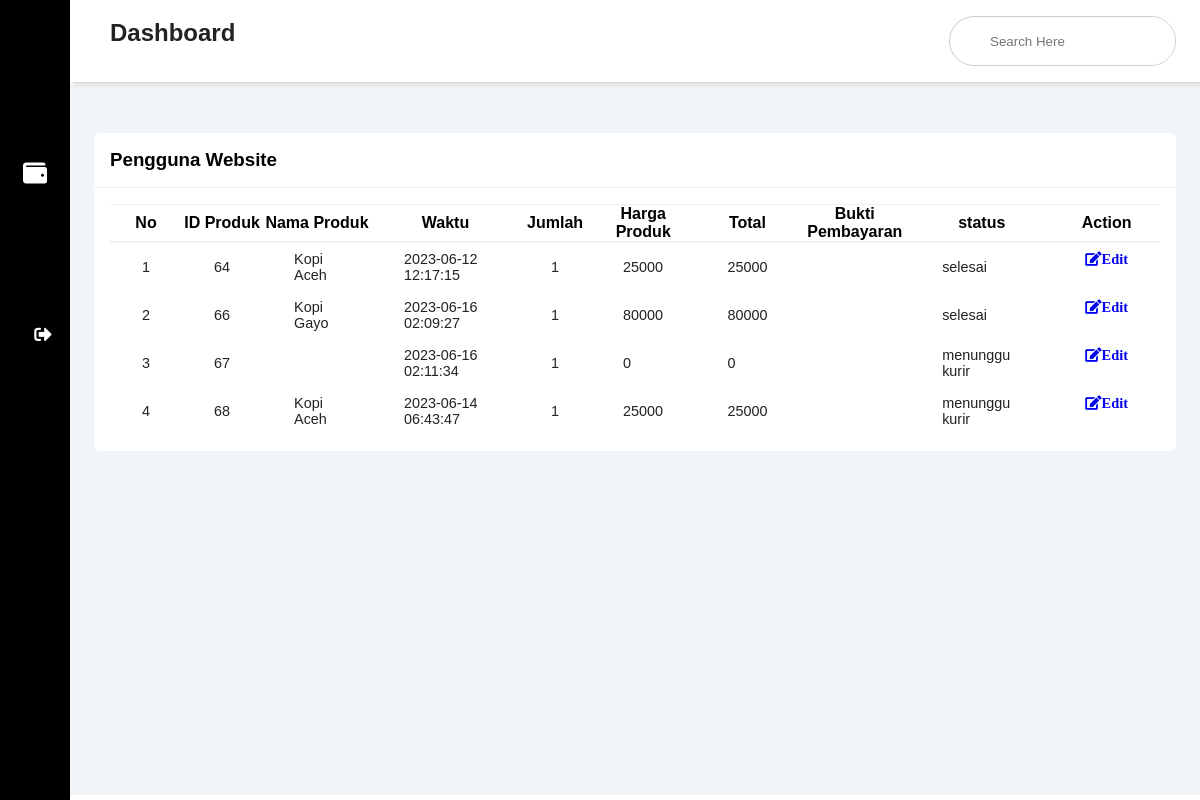
The page /Datatransaksi.php on the database its author committed.
### tables this page shows
CREATE TABLE `tb_keluar` (
  `id_produk` int(11) NOT NULL,
  `nama_produk` varchar(250) NOT NULL,
  `waktu_penjualan` timestamp NOT NULL DEFAULT current_timestamp() ON UPDATE current_timestamp(),
  `jumlah` int(11) NOT NULL,
  `harga_produk` int(11) NOT NULL,
  `harga_total` int(11) NOT NULL,
  `bukti_pembayaran` varchar(100) NOT NULL,
  `status` enum('menunggu bayar','menunggu kurir','batal','sedang dikirim','selesai') NOT NULL
);

### Datatransaksi.php (the view, shortened to what this page needs)
<?php
include 'Koneksi.php';
?>
<!DOCTYPE html>
<html lang="en">
<head>
    <link rel="stylesheet" href="https://maxst.icons8.com/vue-static/landings/line-awesome/line-awesome/1.3.0/css/line-awesome.min.css">
    <link  rel="stylesheet" href="CSS/Adminstyle.css">
    <link rel="stylesheet" href="https://unpkg.com/boxicons@latest/css/boxicons.min.css">
    <link rel="stylesheet" href="https://cdnjs.cloudflare.com/ajax/libs/font-awesome/5.15.4/css/all.min.css" />
</head>
<body>
    <div class="sidebar">
    <div class="sidebar-brand">
    </div>
    <div class="sidebar-menu">
      <ul>
        <li>
          <a href="Penjual.php" class="active">
            <span class="las la-igloo"></span>
            <span>Beranda</span></a>
        </li>
        <li>
          <a href="Pemasukan.php">
            <span class="fas fa-wallet"></span>
            <span>Pemasukan</span></a>
        </li>
        <li>
          <a href="Tambahproduk.php">
            <span class="las la-clipboard-list"></span>
          </a>
        </li>
        <li>
          <a href="Riwayat.php">
            <span class="las la-clipboard-list"></span>
          </a>
        </li>
        <li><a href="Login.php" class="logout">
            <i class="fas fa-sign-out-alt"></i>
          </a></li>
      </ul>
    </div>
  </div>
    <div class="main-content">
        <header>
            <h2>
                <label for="nav-toggle">
                    <span class="las la-bars"></span>
                </label>
                Dashboard
            </h2>
            <div class="search-wrapper">
                <input type="search" placeholder="Search Here" />
            </div>
        </header>
        <main>
            <div class="recent-grid">
                <div class="projects">
                    <div class="card">
                        <div class="card-header">
                            <h3>Pengguna Website</h3>
                        </div>
                        <div class="card-body">
                            <div class="table-responsive">
                                <?php
                                $select = mysqli_query($conn, "SELECT * FROM tb_keluar");
                                ?>
                                <div class="product-display">
                                    <table class="product-display-table">
                                        <thead>
                                            <tr>
                                                <th>No</th>
                                                <th>ID Produk</th>
                                                <th>Nama Produk</th>
                                                <th>Waktu</th>
                                                <th>Jumlah</th>
                                                <th>Harga Produk</th>
                                                <th>Total</th>
                                                <th>Bukti Pembayaran</th>
                                                <th>status</th>
                                                <th>Action</th>
                                            </tr>
                                        </thead>
                                        <?php $nomor = 1; ?>
                                        <?php while ($row = mysqli_fetch_assoc($select)) { ?>
                                            <tr>
                                                <td><?php echo $nomor ?></td>
                                                <td><?php echo $row['id_produk']; ?></td>
                                                <td><?php echo $row['nama_produk']; ?></td>
                                                <td><?php echo $row['waktu_penjualan']; ?></td>
                                                <td><?php echo $row['jumlah']; ?></td>
                                                <td><?php echo $row['harga_produk']; ?></td>
                                                <td><?php echo $row['harga_total']; ?></td>
                                                <td><?php echo $row['bukti_pembayaran']; ?></td>
                                                <td><?php echo $row['status']; ?></td>
                                                <td>
                                                    <a href="Updatestatus.php?edit=<?php echo $row['id_produk']; ?>" class="btn"> <i class="fas fa-edit">Edit</i></a>
                                                </td>
                                            </tr>
                                            <?php $nomor++; ?>
                                        <?php } ?>
                                    </table>
                                </div>
                            </div>
                        </div>
                    </div>
                </div>
            </div>
        </main>
    </div>
</body>
</html>

### CSS/Adminstyle.css (style rules this page uses)
:root { --main-color: #000000; --color-dark: #1D2231; --text-grey: #8390A2; }
* { padding: 0; margin: 0; box-sizing: border-box; list-style-type: none; text-decoration: none; font-family: 'Poppins', sans-serif; }
.sidebar { width: 345px; position: fixed; left: 0; top: 0; height: 100%; background: var(--main-color); z-index: 100; transition: width 300ms; }
.sidebar-brand { height: 90px; padding: 1rem 0rem 1rem 2rem; color: #fff; }
.sidebar-menu { margin-top: 1rem; }
.sidebar-menu li { width: 100%; margin-bottom: 1.7rem; padding-left: 2rem; }
.sidebar-menu a { padding-left: 1rem; display: block; color: #fff; font-size: 1.1rem; }
.sidebar-menu a span:first-child { font-size: 1.5rem; padding-right: 1rem; }
.main-content { transition: margin-left 300ms; margin-left: 345px; }
header { background: #fff; display: flex; justify-content: space-between; padding: 1rem 1.5rem; box-shadow: 2px 2px 5px rgba(0, 0, 0, 0.2); position: fixed; left: 345px; width: calc(100% - 345px); top: 0; z-index: 100; transition: left 300ms; }
header h2 { color: #222; }
header label span { font-size: 1.7rem; padding-right: 1rem; }
.search-wrapper { border: 1px solid #ccc; border-radius: 30px; height: 50px; display: flex; align-items: center; overflow-x: hidden; }
.search-wrapper input { height: 100%; padding: .5rem; border: none; outline: none; }
main { margin-top: 85px; padding: 2rem 1.5rem; background: #f1f5f9; min-height: calc(100vh - 90px); }
.recent-grid { margin-top: 1rem; display: grid; grid-gap: 2rem; grid-template-columns: 100% auto; }
.card { background: #fff; border-radius: 5px; }
.card-header, .card-body { padding: 1rem; }
.card-header { display: flex; justify-content: space-between; align-items: center; border-bottom: 1px solid #f0f0f0; }
table { border-collapse: collapse; }
thead tr { border-top: 1px solid #f0f0f0; border-bottom: 2px solid #f0f0f0; }
td { padding: .5rem 2rem; font-size: .9rem; color: #222; }
tr td:last-child { display: flex; align-items: center; }
.table-responsive { width: 100%; overflow-x: auto; }
@media only screen and (max-width: 1200px) { .sidebar { width: 70px; } }
@media only screen and (max-width: 1200px) { .sidebar .sidebar-brand, .sidebar li { padding-left: 1rem; text-align: center; } }
@media only screen and (max-width: 1200px) { .sidebar li a { padding-left: 0rem; } }
@media only screen and (max-width: 1200px) { .main-content { margin-left: 70px; } }
@media only screen and (max-width: 1200px) { .main-content header { width: calc(100% - 70px); left: 70px; } }

### rows shown on the page
tb_keluar: id_produk "64", nama_produk "Kopi Aceh", waktu_penjualan "2023-06-12 12:17:15", jumlah "1", harga_produk "25000", harga_total "25000", status "selesai"
tb_keluar: id_produk "66", nama_produk "Kopi Gayo", waktu_penjualan "2023-06-16 02:09:27", jumlah "1", harga_produk "80000", harga_total "80000", status "selesai"
tb_keluar: id_produk "67", waktu_penjualan "2023-06-16 02:11:34", jumlah "1", harga_produk "0", harga_total "0", status "menunggu kurir"
tb_keluar: id_produk "68", nama_produk "Kopi Aceh", waktu_penjualan "2023-06-14 06:43:47", jumlah "1", harga_produk "25000", harga_total "25000", status "menunggu kurir"
